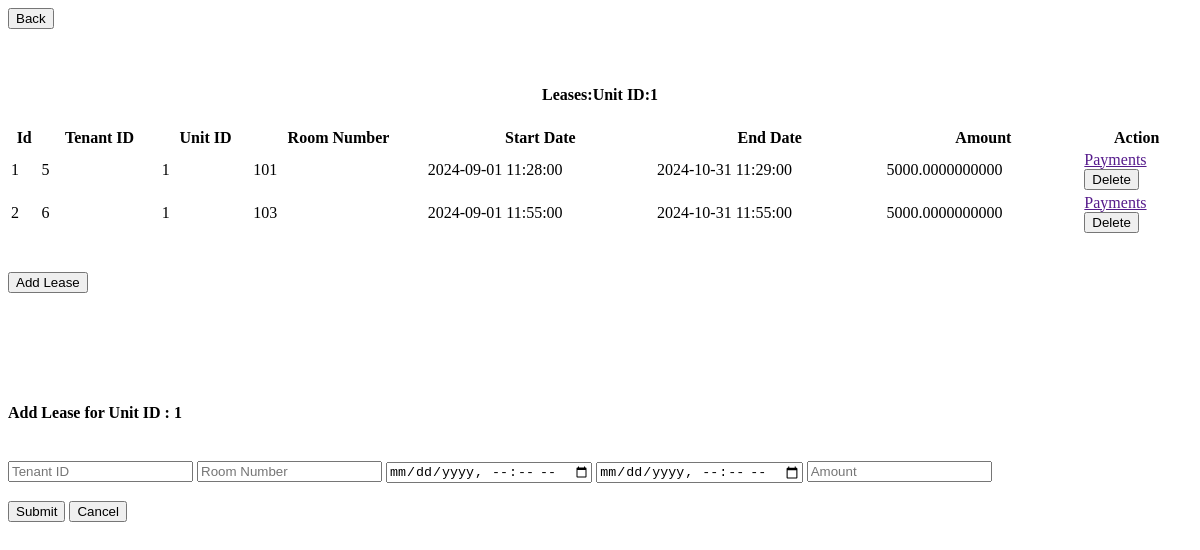
Page /landlord-unit-leases/1 on the earlier database version.
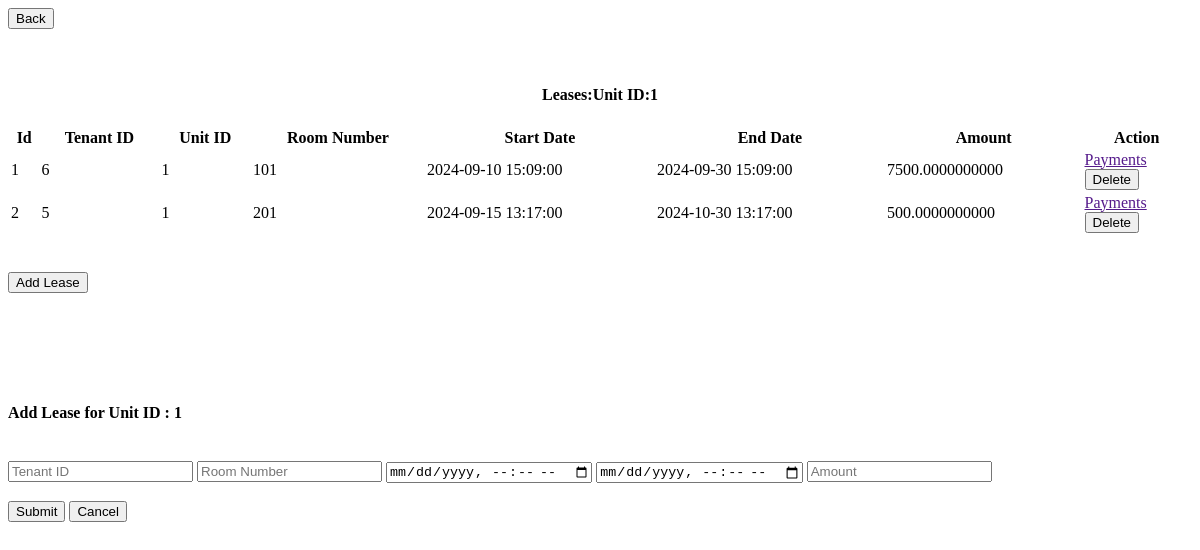
Same page on the later database version.
### models.py (models this page shows)
class Lease(Base):
    __tablename__ = 'leases'
    id = Column(Integer, primary_key=True, index=True)
    tenant_id = Column(Integer, ForeignKey('users.id'))
    unit_id = Column(Integer, ForeignKey('units.id'))
    room_number = Column(Integer, nullable=False)
    start_date = Column(DateTime)
    end_date = Column(DateTime)
    rent_amount = Column(Numeric)
    tenant = relationship('User', back_populates='leases')
    unit = relationship('Unit', back_populates='lease')
    reminders = relationship('PaymentReminder', back_populates='lease')
    confirmations = relationship('PaymentConfirmation', back_populates='lease')
    receipts = relationship('Receipt', back_populates='lease')
    created_at = Column(DateTime, default=datetime.datetime.utcnow)
    updated_at = Column(DateTime, default=datetime.datetime.utcnow, onupdate=datetime.datetime.utcnow)
    def to_dict(self):
        return {
            "id": self.id,
            "tenant_id": self.tenant_id,
            "unit_id": self.unit_id,
            "unit_room_number":self.room_number,
            "start_date": self.start_date.isoformat() if self.start_date else None,
            "end_date": self.end_date.isoformat() if self.end_date else None,
            "rent_amount": float(self.rent_amount) if self.rent_amount else None,
            "created_at": self.created_at.isoformat() if self.created_at else None,
            "updated_at": self.updated_at.isoformat() if self.updated_at else None,
            "reminders": [reminder.id for reminder in self.reminders],  # List of related reminder IDs
            "confirmations": [confirmation.id for confirmation in self.confirmations],  # List of related confirmation IDs
            "receipts": [receipt.id for receipt in self.receipts]  # List of related receipt IDs
        }

### new_server.py (the view)
@app.route('/landlord-unit-leases/<int:unit_id>')
def landlord_unit_leases(unit_id):
    unit = db_session.query(Unit).filter_by(id=unit_id).first()
    back_property_id = unit.property_id
    leases = db_session.query(Lease).filter_by(unit_id=unit_id).all()
    leases2 = db_session.query(Lease).filter_by(unit_id=unit_id).all()
    print(f"fetched lease for unit is {leases}")
    for lease in leases2:
        print(f"fetched lease dict is : {lease.to_dict()}")
    return render_template('landlord_leases.html', leases=leases, header_title="Leases", front_unit_id=unit_id, back_property_id=back_property_id)

### templates/landlord_leases.html (shortened to what this page needs)
<div class="back-container">
    <div class="button-container">
        <button class="button" hx-get="http://localhost:5000/landlord-property-units/{{back_property_id}}" hx-target="#dashboard-container" hx-swap="innerHTML" onclick="activateDashboardContainer()">Back</button>
    </div>
</div>
<h4 style="text-align: center;" id="value_header">{{header_title}}:Unit ID:{{front_unit_id}}</h4>
<table id="example" class="display" style="width:100%">
    <thead>
        <tr>
            <th>Id</th>
            <th>Tenant ID</th>
            <th>Unit ID</th>
            <th>Room Number</th>
            <th>Start Date</th>
            <th>End Date</th>
            <th>Amount</th>
            <th>Action</th>
        </tr>
    </thead>
    <tbody>
        {% for lease in leases %}
        <tr id="lease-{{lease.id}}">
            <td>{{lease.id}}</td>
            <td>{{lease.tenant_id}}</td>
            <td>{{lease.unit_id}}</td>
            <td>{{lease.room_number}}</td>
            <td>{{lease.start_date}}</td>
            <td>{{lease.end_date}}</td>
            <td>{{lease.rent_amount}}</td>
            <td>
                <div class="table-button-container">
                    <a href="" class="table-button" hx-get="http://localhost:5000/landlord-lease-payments/{{lease.id}}/{{lease.tenant_id}}" hx-target="#dashboard-container" hx-swap="innerHTML" onclick="activateDashboardContainer()">Payments</a>
                </div>
                <div class="table-button-container">
                    <button class="table-button" onclick="deleteLease('{{ lease.id }}')">Delete</button>
                </div>
            </td>
        </tr>
        {% endfor %}
    </tbody>
</table>
<div class="back-container">
    <div class="button-container">
        <button class="button" onclick="loadAddLeaseFormModal()">Add Lease</button>
    </div>
</div>
<div class="modal" id="add_lease_modal">
    <div class="modal-content">
        <br>
        <br>
        <br>
        <br>
        <div class="form-square" id="form-holder">
            <form id="add-lease-form" class="right-square">
                <br>
                <h4 id="header_with_unit_id">Add Lease for Unit ID : {{front_unit_id}}</h4>
                <br>
                <input type="text" id="tenant_id" name="tenant_id" placeholder="Tenant ID" required>
                <input type="text" id="room_number" name="room_number" placeholder="Room Number" required>
                <input type="datetime-local" id="start_date" name="start_date" required>
                <input type="datetime-local" id="end_date" name="end_date" required>
                <input type="number" id="rent_amount" name="rent_amount" placeholder="Amount" required>
                <br>
                <br>
                <div class="button-container">
                    <button class="button" id="confirmLeaseButton" type="submit">Submit</button>
                    <button class="button" id="cancelLeaseButton" type="button">Cancel</button>
                </div>
            </form>
        </div>
    </div>
</div>

Differences in the rows shown:
changed Lease id 1: tenant_id "5" → "6"; start_date "2024-09-01 11:28:00" → "2024-09-10 15:09:00"; end_date "2024-10-31 11:29:00" → "2024-09-30 15:09:00"; rent_amount "5000.0000000000" → "7500.0000000000"
changed Lease id 2: tenant_id "6" → "5"; room_number "103" → "201"; start_date "2024-09-01 11:55:00" → "2024-09-15 13:17:00"; end_date "2024-10-31 11:55:00" → "2024-10-30 13:17:00"; rent_amount "5000.0000000000" → "500.0000000000"
